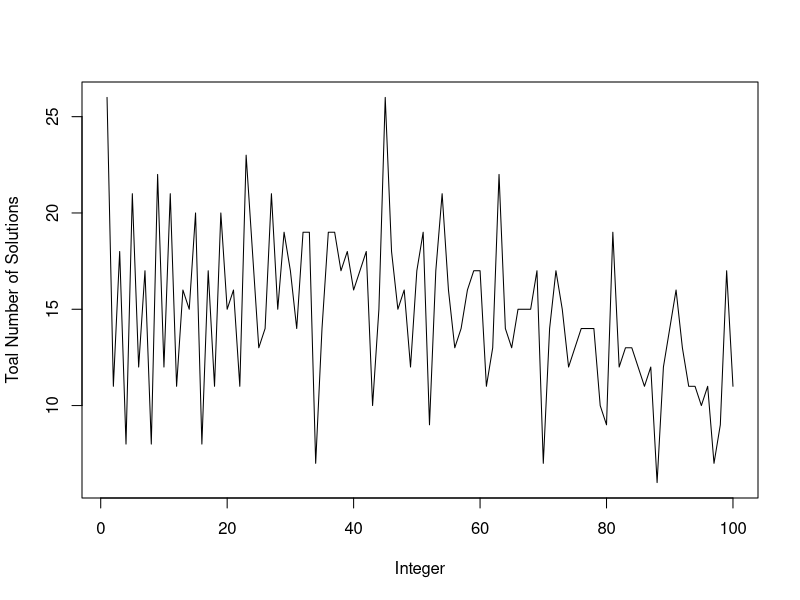

Recreate this plot in R.
### Questions 5 ###
## 5.1
#  First of all, store all the combinations of 123456789 for convenience.
#recursive method adds "+" or "-" or "" between 1 and 9 to make the operation result 100#
operator <- c("+", "-")
lsts <- list("1")
for (i in seq(from = 2, to = 9, by = 1)) {
  for (j in seq_len(length(lsts))) {
    for (op in operator) {
      lsts <- append(lsts, paste0(lsts[[j]], op, i))
    }
    lsts[[j]] <- paste0(lsts[[j]], i)
  }
}

Find_expression <- function(target) {
  solutions <- list()
  for (line in lsts) {
    if (eval(parse(text = line)) == target) {
      s <- paste0(line, "=", target)
      solutions <- append(solutions, s)
    }
  }
  return(solutions)
}

Find_expression(target = 100)

## 5.2
Total_solutions <- sapply(1:100, function(k) {
  return(length(Find_expression(k)))
})
plot(Total_solutions, type = "l", 
     xlab = "Integer", ylab = "Toal Number of Solutions")
max_index <- which(Total_solutions == max(Total_solutions))
min_index <- which(Total_solutions == min(Total_solutions))
cat("The Number that Yields the maximum of Total Solutions are:", max_index,
    ". In this case, the total number of solutions is",  max(Total_solutions))
cat("The Number that Yields the minimum of Total Solutions is:", min_index,
    ". In this case, the total number of solutions is",  min(Total_solutions))

# you did an excellent work, very nice!




